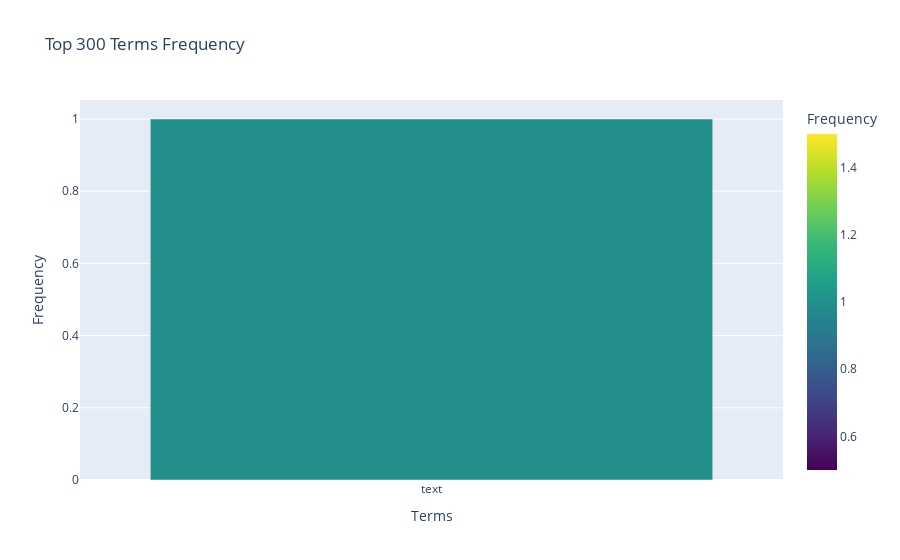

Notebook code for this chart:
### Markdown cell above
### >>> **Exercise 12 (take home):**
If you want a nicer interactive visualization here, I would encourage you try to install and use plotly to achieve this.

### Code cell
# Answer here
import pandas as pd
import numpy as np
import plotly.express as px
from sklearn.feature_extraction.text import CountVectorizer
df = pd.read_csv('twenty_train_data.csv')


documents = df['text'].tolist() 

count_vect = CountVectorizer()
X_counts = count_vect.fit_transform(X)

# Calculate term frequencies
term_frequencies = np.asarray(X_counts.sum(axis=0)).flatten()

# Create a DataFrame for term frequencies
terms = count_vect.get_feature_names_out()
term_counts_df = pd.DataFrame({'term': terms, 'frequency': term_frequencies})

# Sort by frequency and select the top 300 terms
top_terms_df = term_counts_df.nlargest(300, 'frequency')

# Create a bar plot using Plotly
fig = px.bar(top_terms_df, 
             x='term', 
             y='frequency',
             title='Top 300 Terms Frequency',
             labels={'term': 'Terms', 'frequency': 'Frequency'},
             color='frequency',  
             color_continuous_scale='Viridis')  


fig.show()

### Figure 1 — Plotly figure (JSON) as saved in the notebook; plotly's stock layout.template omitted (floating-point values rounded to 4 significant figures)
{"data": [{"alignmentgroup": "True", "hovertemplate": "Terms=%{x}<br>Frequency=%{marker.color}<extra></extra>", "legendgroup": "", "marker": {"color": [1], "coloraxis": "coloraxis", "pattern": {"shape": ""}}, "name": "", "offsetgroup": "", "orientation": "v", "showlegend": false, "textposition": "auto", "type": "bar", "x": ["text"], "xaxis": "x", "y": [1], "yaxis": "y"}], "layout": {"barmode": "relative", "coloraxis": {"colorbar": {"title": {"text": "Frequency"}}, "colorscale": [[0, "#440154"], [0.1111, "#482878"], [0.2222, "#3e4989"], [0.3333, "#31688e"], [0.4444, "#26828e"], [0.5556, "#1f9e89"], [0.6667, "#35b779"], [0.7778, "#6ece58"], [0.8889, "#b5de2b"], [1, "#fde725"]]}, "legend": {"tracegroupgap": 0}, "title": {"text": "Top 300 Terms Frequency"}, "xaxis": {"anchor": "y", "domain": [0, 1], "title": {"text": "Terms"}}, "yaxis": {"anchor": "x", "domain": [0, 1], "title": {"text": "Frequency"}}}}
